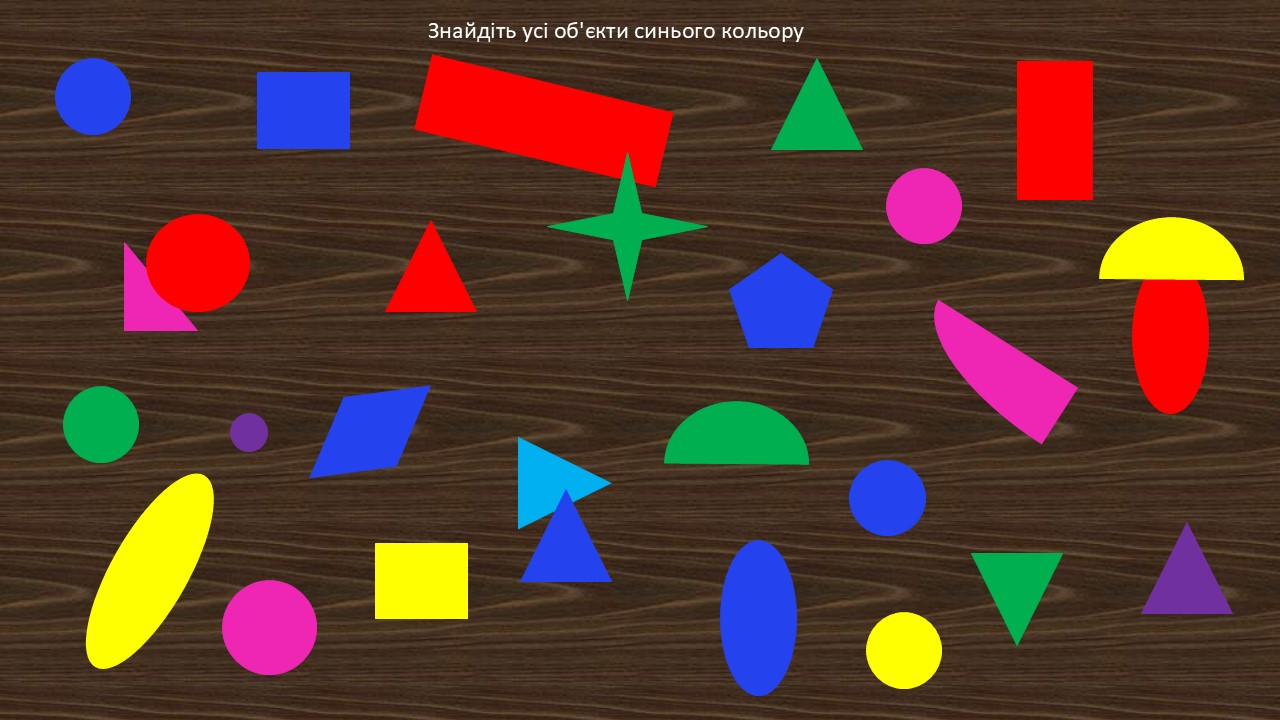
#> input picture images/input/2.JPG, 1280 x 720 px; its folder holds only this picture in this run
$ python detect_colors_prototype.py
#> lines starting #> are read from the running program, lines starting #| are printed output that depends on the picture; after the words box and inside, x2 and y2 are one past the last pixel; in counts of white or black regions, pixels touching at a corner belong together
from __future__ import annotations
from pathlib import Path
import numpy as np
import cv2

INPUT_DIR = Path("images/input")
OUTPUT_DIR = Path("images/output")
OUTPUT_DIR.mkdir(parents=True, exist_ok=True)

ALLOWED_EXTENSIONS = [".jpg", ".jpeg", ".png"]

COLORS: dict[str, tuple[np.ndarray, np.ndarray]] = {
    "red": (np.array([0, 210, 210]), np.array([4, 255, 255])),
    "yellow": (np.array([27, 220, 220]), np.array([33, 255, 255])),
    "green": (np.array([68, 180, 100]), np.array([80, 255, 255])),
    "cyan": (np.array([92, 180, 150]), np.array([105, 255, 255])),
    "blue": (np.array([109, 150, 100]), np.array([122, 255, 255])),
    "purple": (np.array([130, 120, 80]), np.array([144, 255, 255])),
    "pink": (np.array([152, 150, 150]), np.array([165, 255, 255])),
}

for filepath in INPUT_DIR.iterdir():
    if filepath.suffix.lower() not in ALLOWED_EXTENSIONS:
        continue

    print(f"Processing: {filepath.name}")
    image = cv2.imread(str(filepath))
#> image is the input picture: shape (720, 1280, 3); mean B, G, R 46.1, 56.7, 84.5
    if image is None:
        continue

    hsv_image = cv2.cvtColor(image, cv2.COLOR_BGR2HSV)
#> hsv_image: shape (720, 1280, 3); mean H, S, V 25.4, 153.9, 99.9

    img_h, img_w = image.shape[:2]
#> img_h = 720; img_w = 1280
    total_area = img_h * img_w
#> total_area = 921600
    blue_count = 0
    other_count = 0
    blue_area_sum = 0

    output_img = image.copy()

    for color_name, (lower, upper) in COLORS.items():
        btcol = (0, 0, 0)
        color_mask = cv2.inRange(hsv_image, lower, upper)
        contours, _ = cv2.findContours(color_mask, cv2.RETR_EXTERNAL, cv2.CHAIN_APPROX_SIMPLE)

        for contour in contours:
            area = cv2.contourArea(contour)
            if area < 500:
                continue

            if color_name == "blue":
                blue_count += 1
                blue_area_sum += area

                x, y, w, h = cv2.boundingRect(contour)
                peri = cv2.arcLength(contour, True)
                approx = cv2.approxPolyDP(contour, 0.04 * peri, True)
                n = len(approx)
                hull_area = cv2.contourArea(cv2.convexHull(contour))
                solidity = area / hull_area if hull_area > 0 else 0

                cv2.rectangle(output_img, (x, y), (x + w, y + h), btcol, 2)
                text = f"{color_name} [n={n}] S:{solidity:.2f}"
                cv2.putText(output_img, text, (x, y - 10), cv2.FONT_HERSHEY_SIMPLEX, 0.6, btcol, 2)
                cx = x + w // 2
                cy = y + h // 2
                cv2.circle(output_img, (cx, cy), 5, (255, 255, 255), -1)
            else:
                other_count += 1
#> this loop made 7 passes
#> pass 1, `color_mask = cv2.inRange(hsv_image, lower, upper)`:
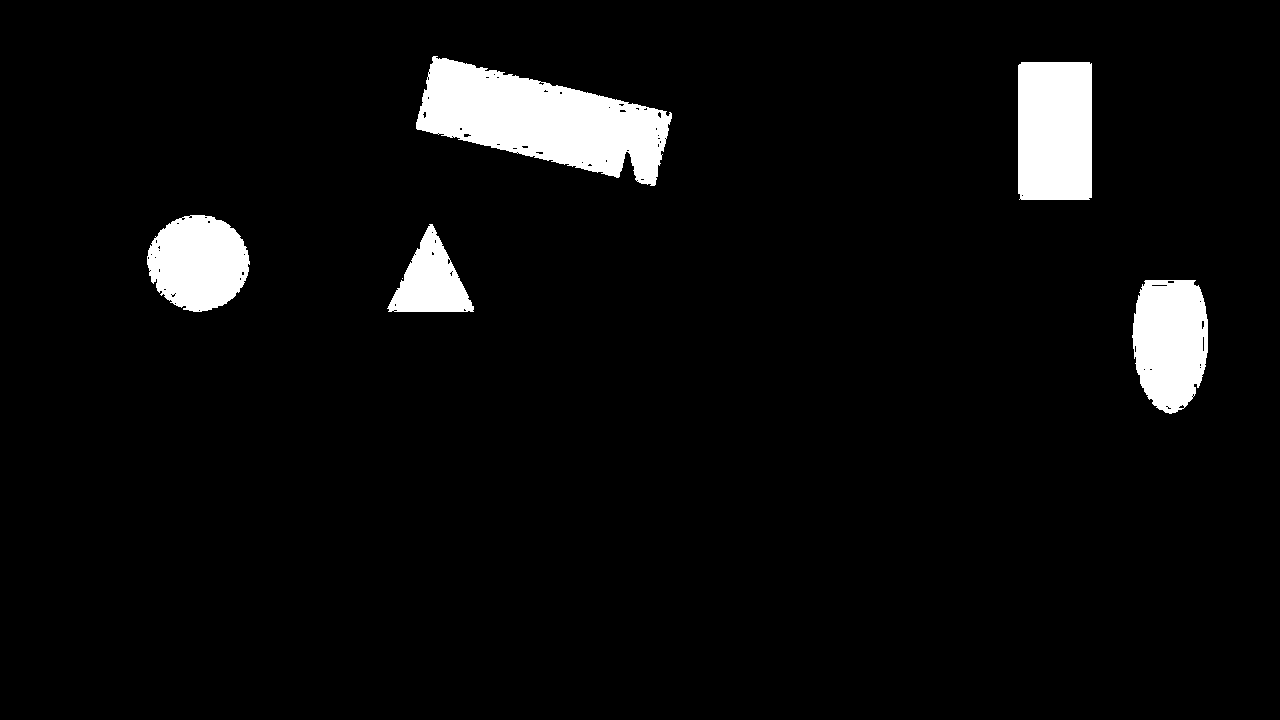
#> color_mask: shape (720, 1280); 5.2% white; 6 white regions (1 under 20 px), largest, box (x1, y1, x2, y2) and area: (416, 56, 672, 186) 18093, (1018, 62, 1092, 200) 10184, (1132, 280, 1208, 414) 8226, (147, 215, 250, 312) 7553, (387, 224, 474, 312) 4048
#> after the loop: color_mask: shape (720, 1280); 2.5% white; 4 white regions, box (x1, y1, x2, y2) and area: (934, 300, 1078, 444) 8680, (222, 580, 317, 675) 7069, (886, 168, 962, 244) 4516, (124, 243, 197, 331) 3019
#> after the loop:
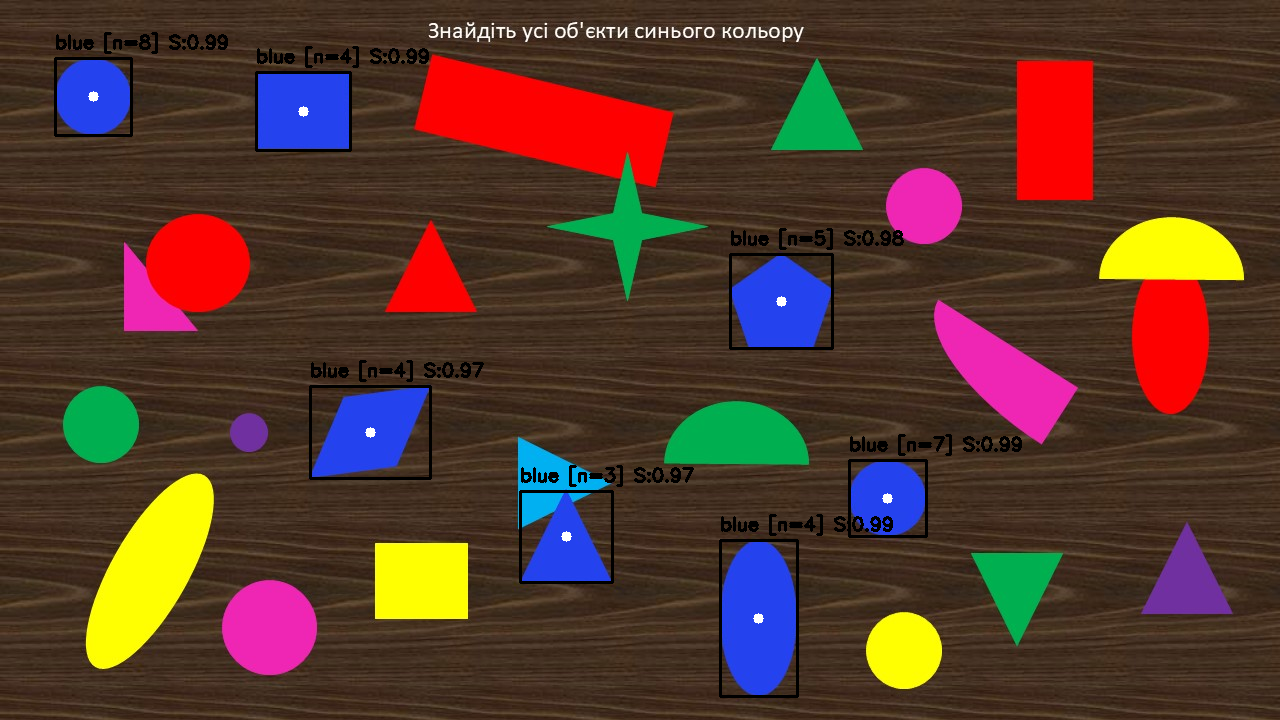
#> output_img: shape (720, 1280, 3); 1.8% of pixels changed, all inside (x1, y1, x2, y2) = (54, 32, 1022, 698)
#> after the loop, blue_area_sum = 42725; blue_count = 7; other_count = 21

    blue_percent = (blue_area_sum / total_area) * 100
#> blue_percent = 4.64

    overlay = output_img.copy()
    cv2.rectangle(overlay, (0, 0), (220, 110), (0, 0, 0), -1)
#> overlay: shape (720, 1280, 3); 2.48% of pixels changed, all inside (x1, y1, x2, y2) = (0, 0, 221, 111)
    cv2.addWeighted(overlay, 0.5, output_img, 0.5, 0, output_img)
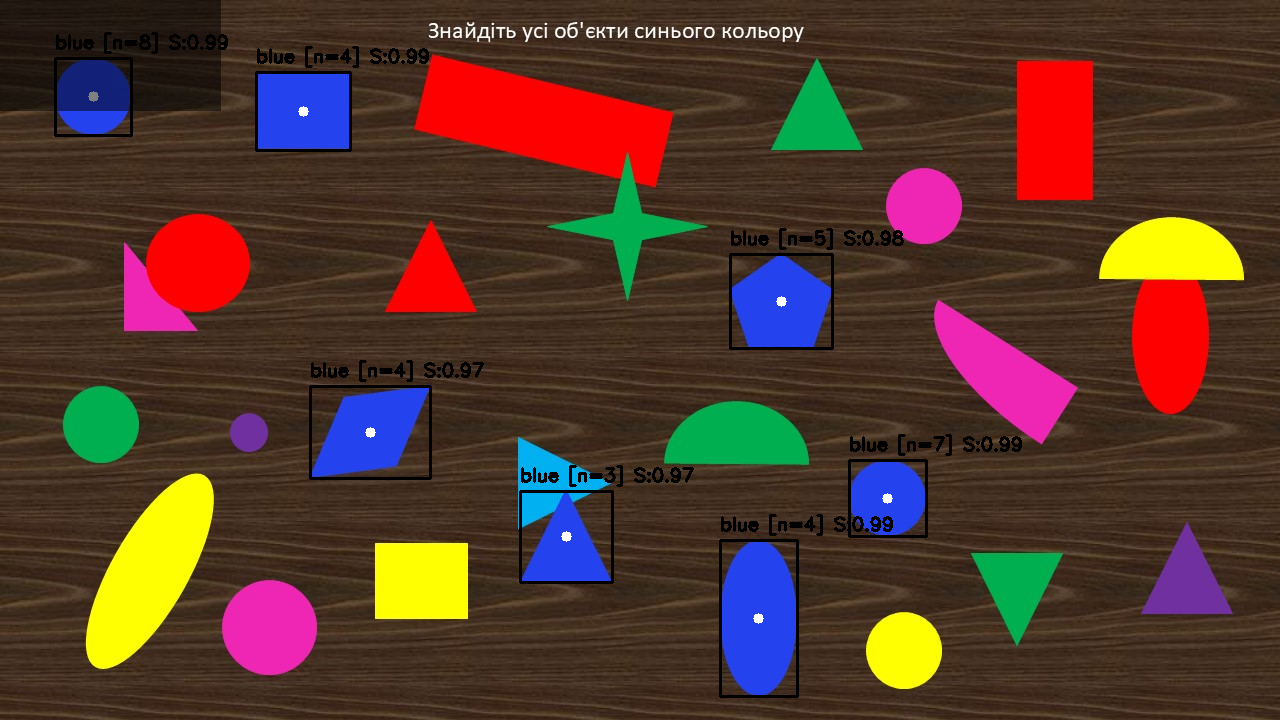
#> output_img: shape (720, 1280, 3); 2.48% of pixels changed, all inside (x1, y1, x2, y2) = (0, 0, 221, 111)

    stats = [
        f"Blue objects: {blue_count}",
        f"Other objects: {other_count}",
        f"Blue area: {blue_percent:.2f}%",
    ]
#> stats = ['Blue objects: 7', 'Other objects: 21', 'Blue area: 4.64%']
    for i, line in enumerate(stats):
        cv2.putText(output_img, line, (15, 30 + i * 25),
                    cv2.FONT_HERSHEY_SIMPLEX, 0.6, (255, 255, 255), 1, cv2.LINE_AA)
#> this loop made 3 passes
#> line on passes 1 to 3: 'Blue objects: 7', 'Other objects: 21', 'Blue area: 4.64%'
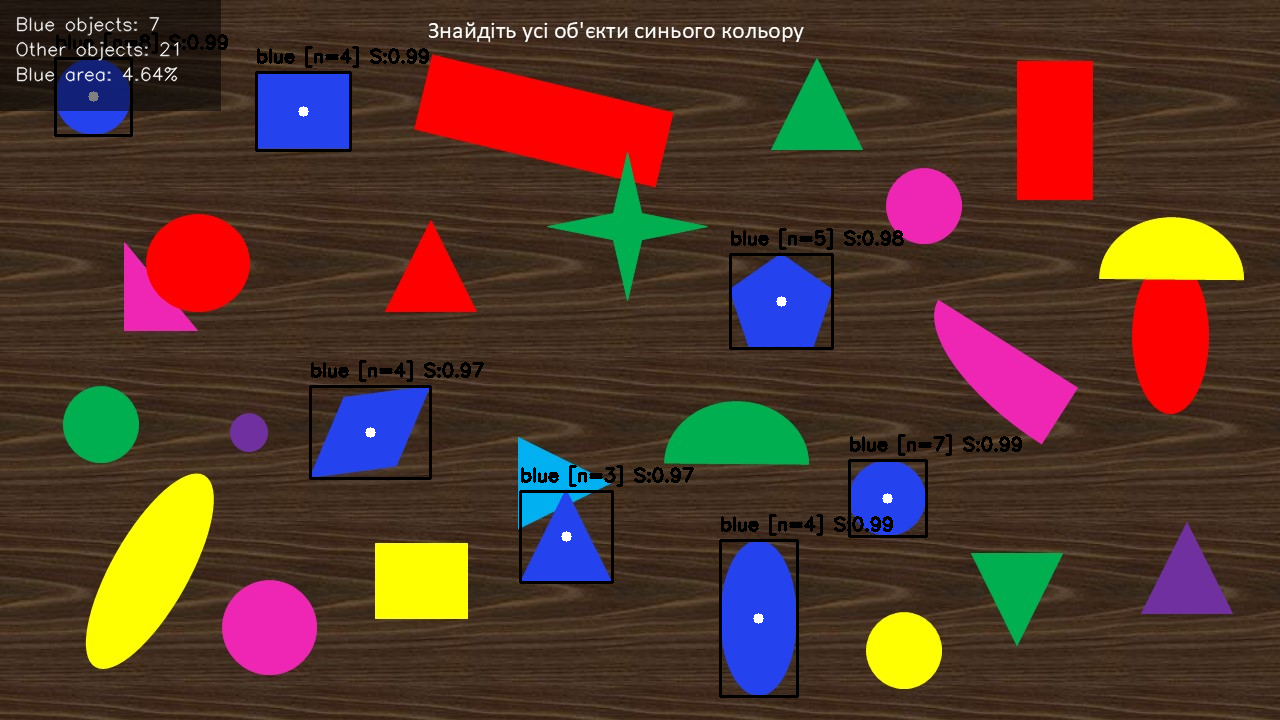
#> output_img: shape (720, 1280, 3); 0.33% of pixels changed, all inside (x1, y1, x2, y2) = (16, 16, 179, 82)

    output_path = OUTPUT_DIR / filepath.name
    cv2.imwrite(str(output_path), output_img)
    print(f"Saved processed image: {output_path.name}")
